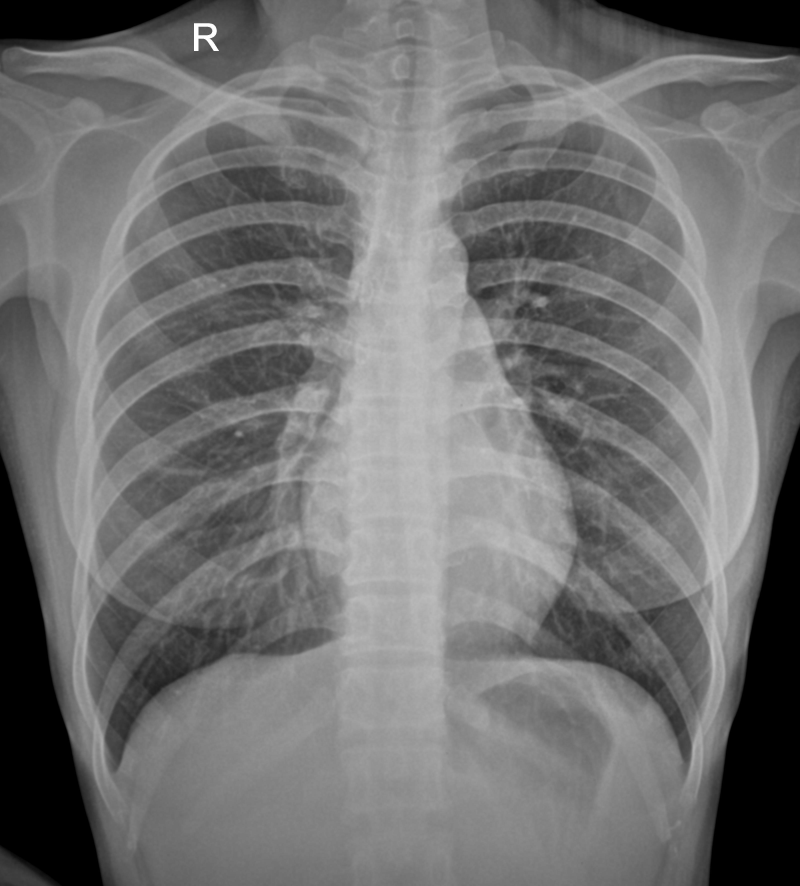
#> input picture AssignmentsSolutions/Images/Chest_HoanMy_96.jpg, 3200 x 3544 px (shown at 1/4 size)
$ jupyter execute --allow-errors problem_set03.ipynb   (shell and % lines are left out)
#> lines starting #> are read from the running program, lines starting #| are printed output that depends on the picture
# Setup

[cell 1]
import os
import sys
import heapq
from enum import Enum
from collections import deque

import matplotlib.pyplot as plt
import numpy as np
import skimage.filters
import skimage.io

INPUT_DIR = "Images"

CHEST_IMAGES_RAW = [
    "Chest_UoC_pa104.img",
    "Chest_UoC_pa105.img",
    "Chest_UoC_pa115.img",
]

CHEST_IMAGES_JPG = [
    "Chest_HoanMy_96.jpg",
    "Chest_HoanMy_97.jpg",
    "Chest_HoanMy_98.jpg",
]

# Task 01

First we define a function that performs Otsu's thresholding, the grayscale histogram is computed using `numpy.histogram`. Then the gray value with the maximum between class variant is found.

[cell 2]
def otsu_thresholding(image_arr):
    """
    Choose a threshold for segmentation using Otsu's algorithm,
    that maximizes the between class variance for two classes

    Parameters
    ----------
    image_arr (ndarray): The ndarray that represents the image, where dimensions == 2.

    Returns
    -------
    Gray value of the threshold.
    """

    max_gray_val = np.max(image)
    gray_vals_bins = np.arange(max_gray_val + 1)
    gray_vals = gray_vals_bins[:max_gray_val]

    hist, _ = np.histogram(image, bins = gray_vals_bins)
    probs = hist / (image_arr.shape[0] * image_arr.shape[1])

    max_between_class_var = 0
    threshold = 0
    for gray_val in gray_vals:
        cond_bg = gray_vals <= gray_val
        cond_fg = np.logical_not(cond_bg)

        prob_bg = np.sum(probs, where = cond_bg)
        prob_fg = np.sum(probs, where = cond_fg)
        if prob_bg == 0 or prob_fg == 0 or prob_bg + prob_fg != 1:
            continue

        scaled_gray_vals = probs * gray_vals
        scaled_gray_vals_bg = scaled_gray_vals[np.where(cond_bg)]
        scaled_gray_vals_fg = scaled_gray_vals[np.where(cond_fg)]

        mean_bg = np.sum(scaled_gray_vals_bg / prob_bg)
        mean_fg = np.sum(scaled_gray_vals_fg / prob_fg)
        between_class_var = prob_bg * prob_fg * (mean_bg - mean_fg) ** 2
        if between_class_var > max_between_class_var:
            max_between_class_var = between_class_var
            threshold = gray_val

    return threshold

We now apply the our Otsu's thresholing algorithm to the raw images. Once a threshold is found, pixels in the image with value less than the threshold will be turn off. The result of the Otsu's thresholding algorithm provided by `scikit-learn` is computed for comparison

[cell 3]
fig, axs = plt.subplots(2, len(CHEST_IMAGES_RAW), figsize = (8, 8))
fig.tight_layout()
#> (the rest of this cell did not finish here and is left out)

From the results, we can see that the algorithm performs quite good on this set of images, where the lung regions are correctly segmented. Some artifacts can be found as the results from noice and the inherent limitation of the algorithm, e.g, the regions' boundaries are not clearyly defined and some part within a region is not masked correctly.

Similarly, we apply the algorithm and mask to the JPG images.

[cell 4]
fig, axs = plt.subplots(2, len(CHEST_IMAGES_JPG), figsize = (8, 8))
fig.tight_layout()
for (i, img_name) in enumerate(CHEST_IMAGES_JPG):
    print("Processing '%s'" % img_name)
    image = skimage.io.imread(
        os.path.join(INPUT_DIR, img_name),
        as_gray = True,
    )
#> image is the input picture: shape (3544, 3200) float64; min 0, max 1, mean 0.448
    image = np.array(
        image * np.iinfo(np.uint8).max,
        dtype = np.uint8,
    )
    axs[0,i].set_title("Original image")
    axs[0,i].imshow(image, cmap = plt.cm.gray)

    threshold = otsu_thresholding(image)
#> in otsu_thresholding, `max_gray_val = np.max(image)`: max_gray_val = 255
#> in otsu_thresholding, `gray_vals = gray_vals_bins[:max_gray_val]`: gray_vals = 255 values from 0 to 254
#> in otsu_thresholding, `hist, _ = np.histogram(image, bins = gray_vals_bins)`: hist = 255 values, max 903236 at index 0, min 0 at index 25, mean 44473.7
#> in otsu_thresholding, `probs = hist / (image_arr.shape[0] * image_arr.shape[1])`: probs = 255 values, max 0.0796 at index 0, min 0 at index 25, mean 0.00392
#> the loop in otsu_thresholding, `for gray_val in gray_vals:` made 255 passes
#> (prob_bg, prob_fg, scaled_gray_vals_bg, mean_bg, mean_fg, between_class_var, max_between_class_var) on passes 1 to 6: (0.0796, 0.92, [0], 0, 123.9, 1125.1, 1125.1), (0.08, 0.92, [0, 0.000402], 0.00502, 123.9, 1131.2, 1131.2), (0.0802, 0.92, [0, 0.000402, 0.000385], 0.0098, 124, 1134.1, 1134.1), (0.0803, 0.92, [0, 0.000402, 0.000385, 0.000282], 0.0133, 124, 1135.4, 1135.4), (0.0804, 0.92, [0, 0.000402, 0.000385, 0.000282, 0.000344], 0.0176, 124, 1136.7, 1136.7), (0.0805, 0.92, [0, 0.000402, 0.000385, 0.000282, 0.000344, 0.00036], 0.022, 124, 1137.7, 1137.7)
#> (prob_bg, prob_fg, mean_bg, mean_fg, between_class_var, max_between_class_var) on passes 7 to 12: (0.0806, 0.919, 0.0271, 124, 1138.6, 1138.6), (0.0806, 0.919, 0.0331, 124, 1139.6, 1139.6), (0.0807, 0.919, 0.0401, 124, 1140.5, 1140.5), (0.0808, 0.919, 0.0471, 124, 1141.4, 1141.4), (0.0808, 0.919, 0.0555, 124, 1142.2, 1142.2), (0.0809, 0.919, 0.0651, 124.1, 1143.1, 1143.1)
#> after the loop in otsu_thresholding, `for gray_val in gray_vals:`: max_between_class_var = 1276.3; threshold = 88
#> threshold = 88
    print("-- Threshold (computed): %d" % threshold)
#| -- Threshold (computed): 88
    print("-- Threshold (scikit-image): %d" % skimage.filters.threshold_otsu(image))
#| -- Threshold (scikit-image): 88

    image[image < threshold] = 0
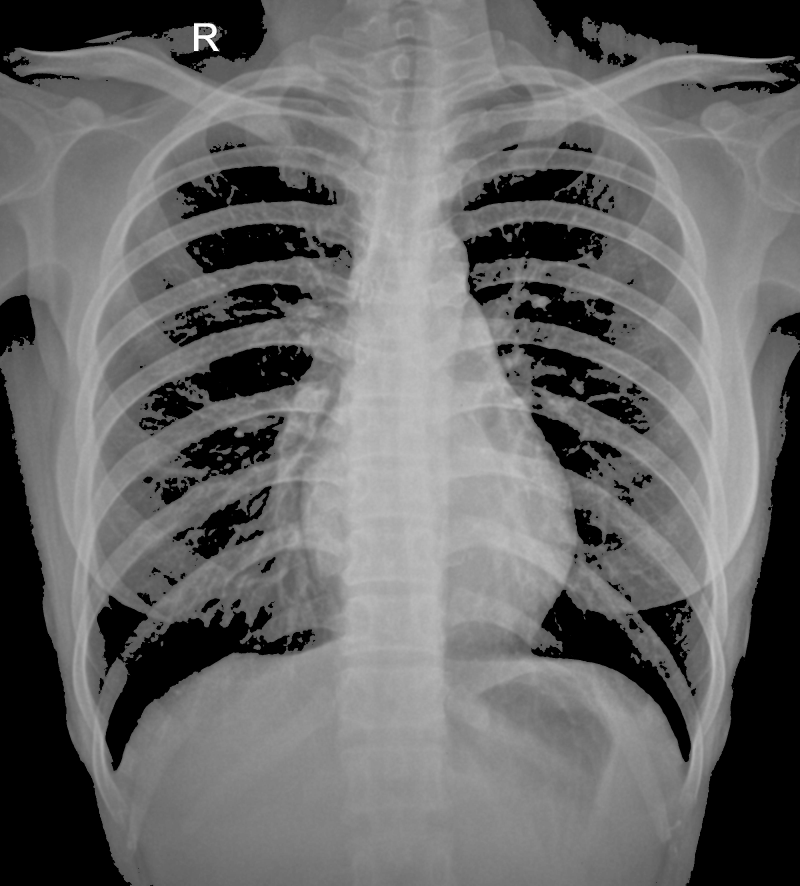
#> image: shape (3544, 3200) (shown at 1/4 size); min 0, max 255, mean 105.3
    axs[1,i].set_title("Apply Otsu's thresholding")
    axs[1,i].imshow(image, cmap = plt.cm.gray)
#> pass 2 of the loop `for (i, img_name) in enumerate(CHEST_IMAGES_JPG):`:
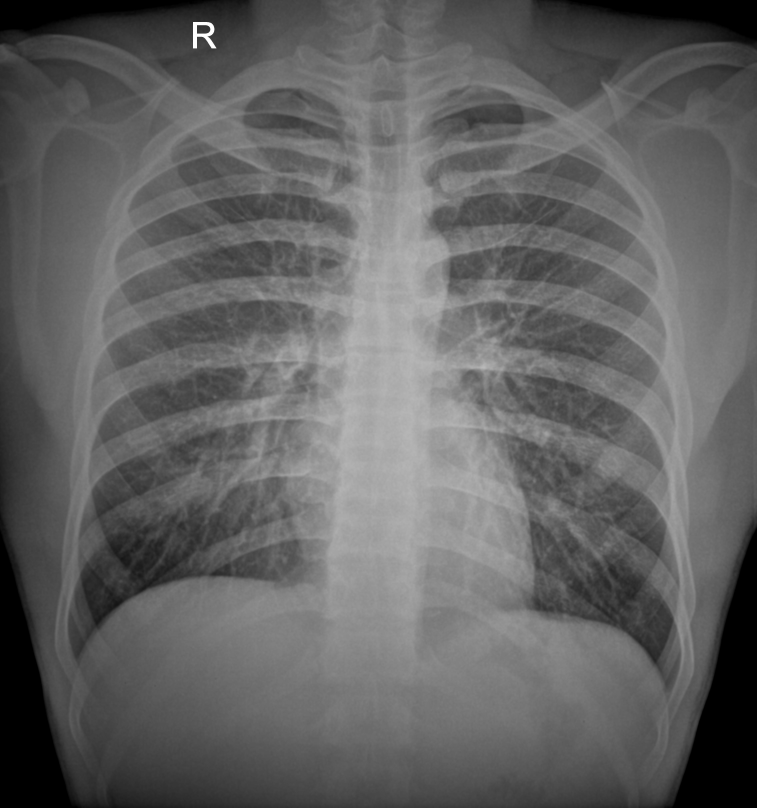
#> input picture AssignmentsSolutions/Images/Chest_HoanMy_97.jpg, 3784 x 4036 px (shown at 1/5 size)
#> image is the input picture: shape (4036, 3784) float64; min 0, max 1, mean 0.388
#> the loop in otsu_thresholding (call 2), `for gray_val in gray_vals:` made 255 passes
#> (prob_bg, prob_fg, scaled_gray_vals_bg, mean_bg, mean_fg, between_class_var, max_between_class_var) on passes 1, 2, 5, 6: (0.0455, 0.955, [0], 0, 103.4, 464.1, 464.1), (0.0458, 0.954, [0, 0.000338], 0.00738, 103.4, 467.7, 467.7), (0.0464, 0.954, [0, 0.000338, 0.0004, 0.000525, 0.000716], 0.0427, 103.5, 473.3, 473.3), (0.0466, 0.953, [0, 0.000338, 0.0004, 0.000525, 0.000716, 0.000964], 0.0632, 103.5, 475.1, 475.1)
#| -- Threshold (computed): 97
#| -- Threshold (scikit-image): 97
#> `image[image < threshold] = 0`:
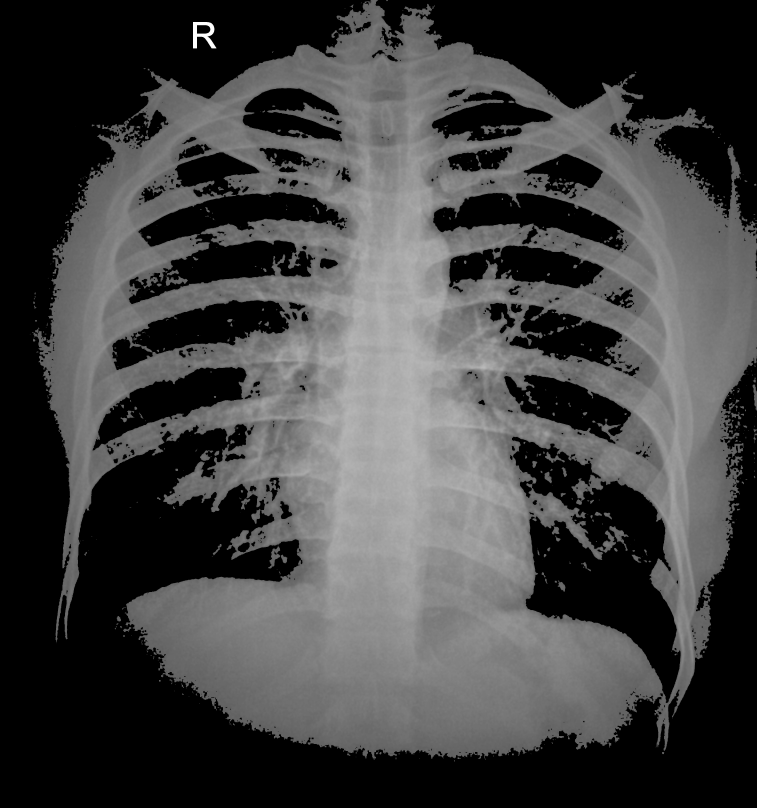
#> image: shape (4036, 3784) (shown at 1/5 size); min 0, max 255, mean 67
#> pass 3 of the loop `for (i, img_name) in enumerate(CHEST_IMAGES_JPG):`:
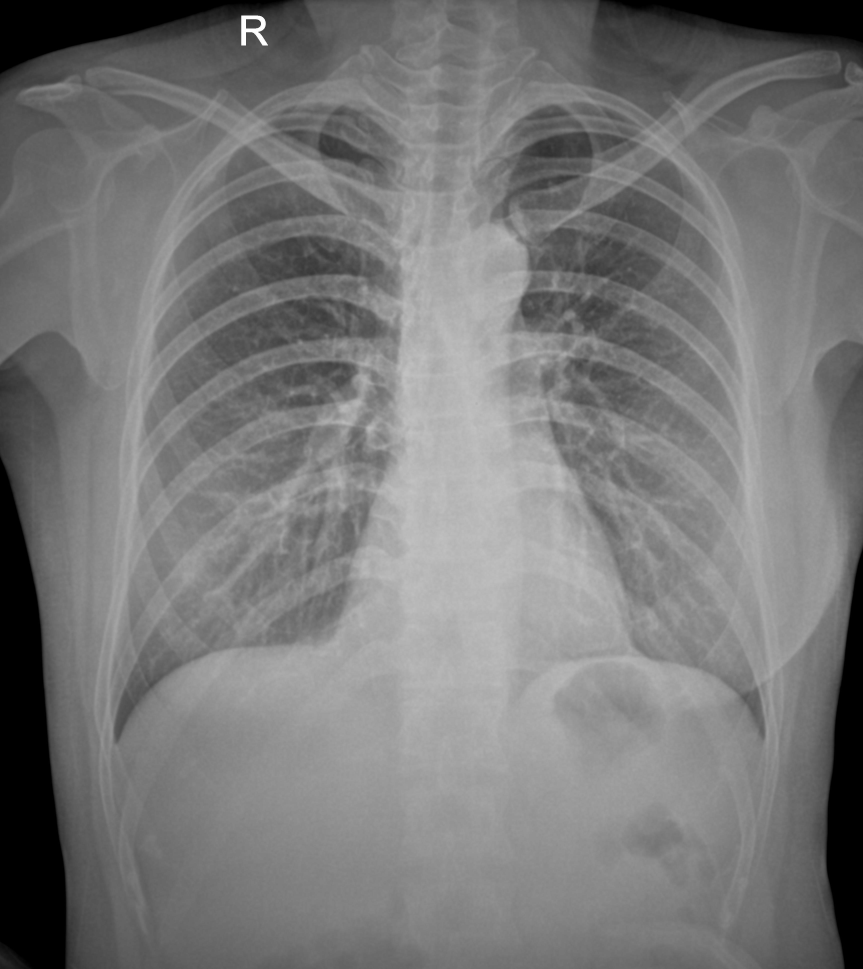
#> input picture AssignmentsSolutions/Images/Chest_HoanMy_98.jpg, 3452 x 3876 px (shown at 1/4 size)
#> image is the input picture: shape (3876, 3452) float64; min 0, max 1, mean 0.47
#| -- Threshold (computed): 97
#| -- Threshold (scikit-image): 97
#> `image[image < threshold] = 0`:
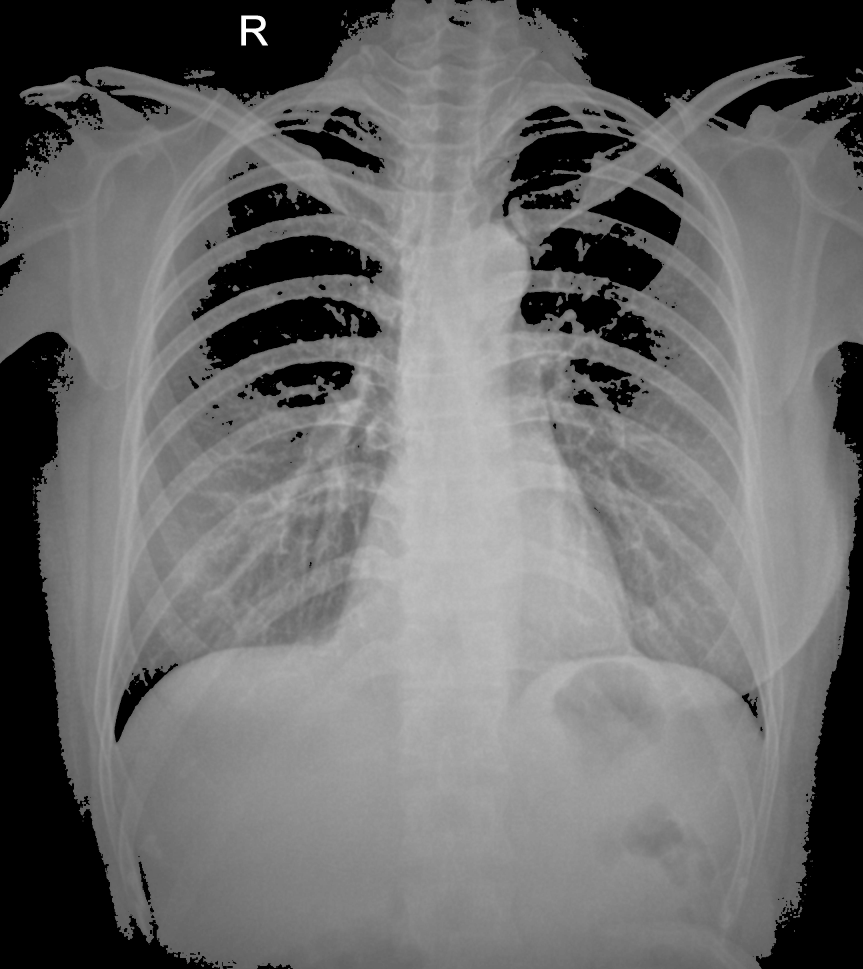
#> image: shape (3876, 3452) (shown at 1/4 size); min 0, max 255, mean 107.6

plt.show()
